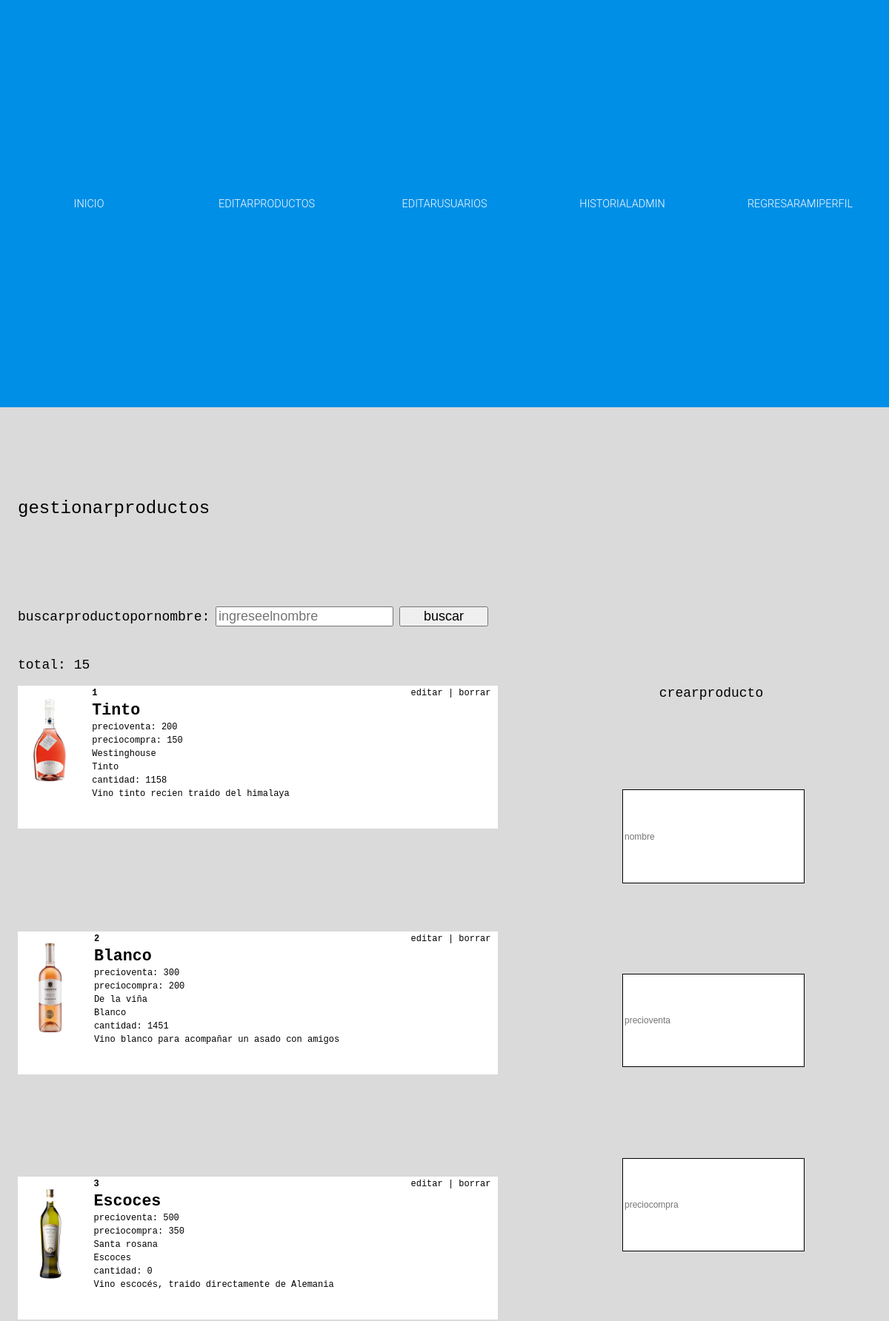
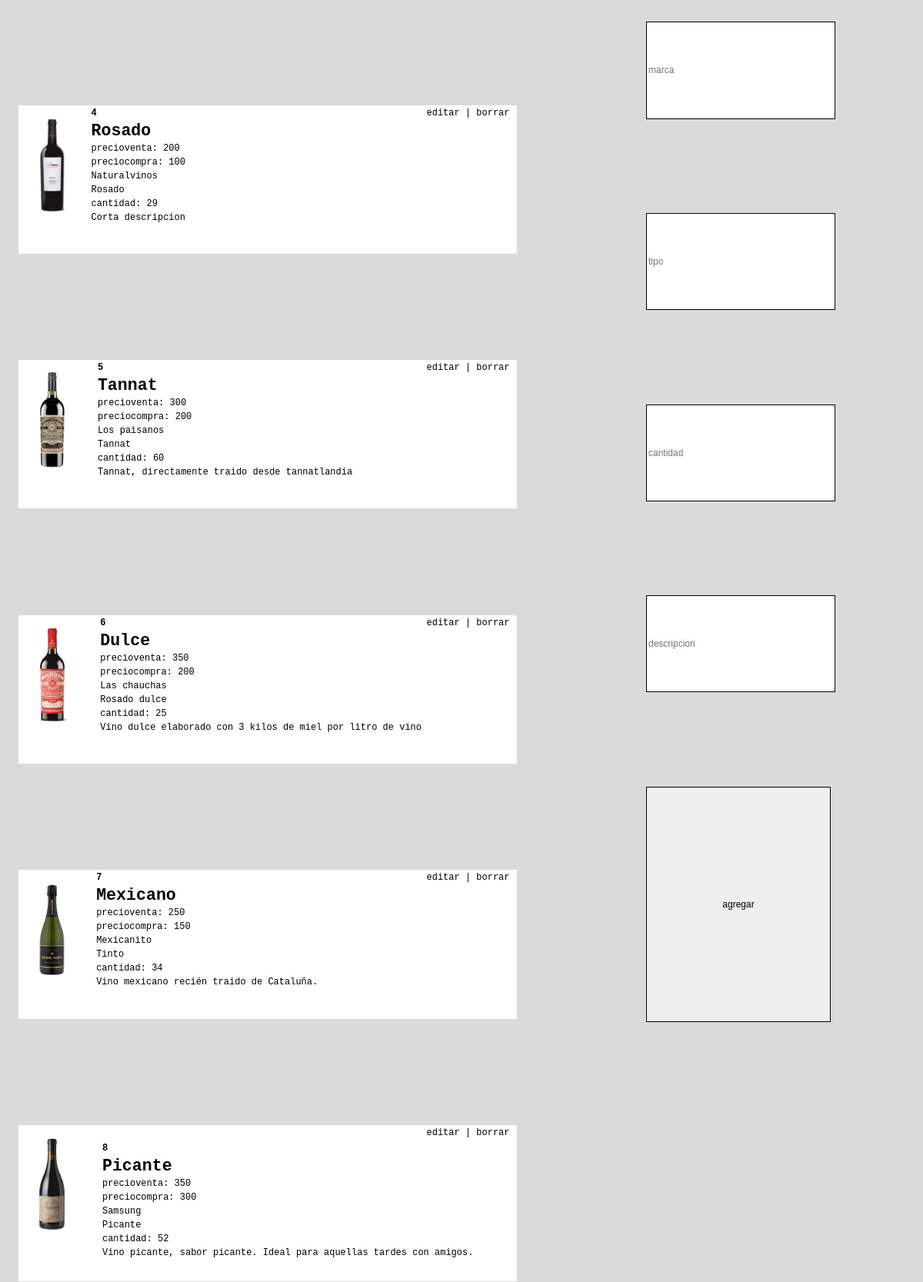
/panel/producto (signed in, upper part), run on the app's committed database (2 pictures, top to bottom).
### tables this page shows
CREATE TABLE `PRODUCTOS` (
  `pid` int(11) NOT NULL,
  `nombre` varchar(60) NOT NULL,
  `precio_venta` int(7) NOT NULL,
  `precio_compra` int(7) NOT NULL,
  `marca` varchar(32) NOT NULL,
  `tipo` varchar(24) DEFAULT NULL,
  `cantidad` int(11) NOT NULL,
  `img` varchar(60) NOT NULL,
  `descrip` varchar(100) NOT NULL
);

### libs/view.php (called while the page is built, shortened)
<?php
class View
{
    public function render($nombre)
    {
        require 'views/' . $nombre . '.php';
    }
}

### controllers/Panel_Controller.php (called while the page is built, shortened)
<?php
class Panel_Controller extends controller
{
    public function producto()
    {
        $this->view->render('login/panel/editarproducto');
    }
}

### index.php (called while the page is built, shortened)
<?php
require 'libs/view.php';
$app = new App();

### traduccion/Translate.php (called while the page is built, shortened)
<?php
class Translate
{
    protected static $conf;
    public static function init($locale = null, $path = null)
    {
        self::$conf = new \stdClass;
    }
    private static function setLocale($locale = null)
    {
        isset($locale)
        ? self::$conf->locale = $locale
        : self::$conf->locale = null;
    }
    private static function setDictionary($path = null)
    {
        isset($path)
        ? self::$conf->dictionary = include $path
        : self::$conf->dictionary = null;
    }
    public static function __($phrase)
    {
        if (isset(self::$conf->locale) && isset(self::$conf->dictionary)) {
            return self::$conf->dictionary[$phrase];
        } else {
            return $phrase;
        }
    }
}

### views/login/panel/editarproducto.php (the view, shortened to what this page needs)
<?php
require_once 'traduccion/Translate.php';
require 'libs/connect.php';
if (isset($_SESSION['uid'])) {
    $records = $conn->prepare('SELECT * FROM USUARIOS WHERE uid = :id');
    $records->bindParam(':id', $_SESSION['uid']);
    $records->execute();
    $results = $records->fetch(PDO::FETCH_ASSOC);
    $user = null;
    if (count($results) > 0) {
      $user = $results;
    }
  $records = $conn->prepare('SELECT * FROM USUARIOS_Rangos WHERE rid = :id');
  $records->bindParam(':id', $user['rango']);
  $records->execute();
  $results = $records->fetch(PDO::FETCH_ASSOC);
  if (count($results) > 0) {
    $rango = $results;
  }
}
else {
    header("Location: ../login");
    echo "Acceso denegado";
    die();
}
?>
<!DOCTYPE html>
<html lang="en">
<head>
  <link rel="stylesheet" href="../public/css/login/panelproducto.css">
</head>
<body>
<nav class="noselect">
  <ul class="main-menu" id="main-menu">
    <li><a href="<?php echo constant('URL'); ?>"><?=Translate::__('inicio');?></a></li>
    <li><a href="<?php echo constant('URL'); ?>panel/producto"><?=Translate::__('editarproductos');?></a></li>
    <li><a href="<?php echo constant('URL'); ?>panel/editar"><?=Translate::__('editarusuarios');?></a></li>
    <li><a href="<?php echo constant('URL'); ?>panel/historialadmin"><?=Translate::__('historialadmin');?></a></li>
    <li><a href="<?php echo constant('URL'); ?>perfil?uid=<?php echo $_SESSION['uid'] ?>"><?=Translate::__('regresaramiperfil');?></a></li>
  </ul>
</nav>
<h1 id="gestionarh1"><?=Translate::__('gestionarproductos');?></h1>
<?php
    $records = $conn->prepare('SELECT COUNT(pid) FROM PRODUCTOS;');
    $records->execute();
    $results = $records->fetch(PDO::FETCH_ASSOC);
    $cantidad = null;
    if (count($results) > 0) {
        $cantidad = $results;
    }
    ?>
<form action="producto" method="POST">
<label for="buscar"><?=Translate::__('buscarproductopornombre');?>:</label><br>
<input name="buscar" type="text" placeholder="<?=Translate::__('ingreseelnombre');?>" id="inputnombre">
<input type="submit" value="<?=Translate::__('buscar');?>" id="inputbuscar">
</form>
<p id="total"><?=Translate::__('total');?>: <?php echo $cantidad['COUNT(pid)'] ?></p>
<section id="main">
<?php
if(isset($_POST['buscar'])){
  $buscStr = $_POST['buscar'];
  $buscStr = trim($buscStr);
  $buscStr = strtolower($buscStr);
  $data = $conn->query("SELECT * FROM PRODUCTOS WHERE nombre LIKE '%$buscStr%'");
}
else{
  $data = $conn->query("SELECT * FROM PRODUCTOS")->fetchAll();
}
  foreach ($data as $row){
    ?>
    <div class="productos">
    <img src="../<?php echo $row['img']; ?>" />
    <table class="options">
      <tr>
        <td><a href="editarproducto?pid=<?php echo $row['pid']; ?>"><?=Translate::__('editar');?></a> | <a
        href="producto?borrar=<?php echo $row['pid']; ?>" onclick="return Confirmar (this.form)"><?=Translate::__('borrar');?></a>
      </tr>
    </table>
    <table>
      <tr>
        <td class="id"><?php echo $row['pid']; ?></td></tr>
        <tr><td class="nombre"><?php echo $row['nombre']; ?></td></tr>
        <tr><td class="precio_venta"><?=Translate::__('precioventa');?>: <?php echo $row['precio_venta']; ?></td></tr>
        <tr><td class="precio_compra"><?=Translate::__('preciocompra');?>: <?php echo $row['precio_compra']; ?></td></tr>
        <tr><td class="marca"><?php echo $row['marca']; ?></td></tr>
        <tr><td class="tipo"><?php echo $row['tipo']; ?></td></tr>
        <tr><td class="cantidad"><?=Translate::__('cantidad');?>: <?php echo $row['cantidad']; ?></td></tr>
        <tr><td class="descrip"><?php echo $row['descrip']; ?></td></tr>
    </table>
    </div>
      <?php }
?>
</section>
<div class="crear">
<h1 id="crearh1"><?=Translate::__('crearproducto');?></h1>
  <form action="producto" method="POST">
    <input name="nombre" type="text" placeholder="<?=Translate::__('nombre');?>">
    <input name="precio_venta" type="text" placeholder="<?=Translate::__('precioventa');?>">
    <input name="precio_compra" type="text" placeholder="<?=Translate::__('preciocompra');?>">
    <input name="marca" type="text" placeholder="<?=Translate::__('marca');?>">
    <input name="tipo" type="text" placeholder="<?=Translate::__('tipo');?>">
    <input name="cantidad" type="text" placeholder="<?=Translate::__('cantidad');?>">
    <input name="descrip" type="text" placeholder="<?=Translate::__('descripcion');?>">
    <input type="submit" value="<?=Translate::__('agregar');?>">
  </form>
</div>
</body>
</html>

### public/css/login/panelproducto.css (style rules this page uses)
body { margin: 0; padding: 0; background: #dadada; font-family: monospace; height: 150vh; }
a { text-decoration: none; color: white; }
nav { background: #008fe7; width: 100%; height: 9vh; }
img { max-width: 100%; }
.main-menu { width: 100%; height: 9vh; display: flex; flex-direction: column; flex-wrap: nowrap; align-items: center; margin: 0; padding: 0; visibility: hidden; }
@media all and (min-width: 768px) { .main-menu { flex-direction: row; visibility: visible; } }
@media all and (min-width: 768px) { .main-menu li { background: none !important; padding: 0.5em !important; font-weight: 300 !important; text-transform: uppercase; font-size: 1.2vw !important; } }
.main-menu li { background: rgba(0, 0, 0, 0.9); width: 100%; padding: 2.3em 0; text-align: center; float: left; margin: 0; list-style: none; color: black; font-family: "Roboto", sans-serif; font-weight: 900; font-size: 3vw; }
#main { float: left; display: grid; position: relative; grid-template-columns: repeat(auto-fit, minmax(150px, 1fr)); gap: 16px; width: 60%; height: 80vh; overflow-y: scroll; }
#gestionarh1 { display: grid; grid-column: 1; margin: 2vh 2vw; height: 1em; width: 50%; font-size: 2vw; color: black; font-weight: 500; }
.productos { grid-column: 1; float: left; margin: 0 2vw; width: 90%; height: auto; background: white; margin-bottom: 2vh; }
#total { font-size: 1.5vw; margin-left: 2vw; }
form label { font-size: 1.5vw; margin-left: 2vw; }
#inputnombre { font-size: 1.5vw; }
#inputbuscar { font-size: 1.5vw; width: 10vw; margin-bottom: 2vw; }
.productos img { float: left; margin: 0.2% 0.2%; padding: 1vw; width: 5vw; height: auto; }
.productos .id { float: left; margin-left: 4%; font-size: 1vw; font-weight: 900; }
.productos .nombre { float: left; margin-left: 4%; font-size: 1.8vw; white-space: nowrap; font-weight: 900; }
.productos .precio_venta { float: left; margin-left: 4%; font-size: 1vw; white-space: nowrap; }
.productos .precio_compra { float: left; margin-left: 4%; font-size: 1vw; white-space: nowrap; }
.productos .marca { float: left; margin-left: 4%; font-size: 1vw; white-space: nowrap; }
.productos .tipo { float: left; margin-left: 4%; font-size: 1vw; white-space: nowrap; }
.productos .cantidad { float: left; margin-left: 4%; font-size: 1vw; white-space: nowrap; }
.productos .descrip { float: left; margin-left: 4%; font-size: 1vw; white-space: nowrap; }
.options { float: right; margin-right: 1%; font-size: 1vw; white-space: nowrap; }
.options a { color: black !important; }
.crear { margin: 0 auto; width: 20%; display: flex; flex-direction: column; align-items: center; }
#crearh1 { margin: 0 auto; height: 1em; font-size: 1.5vw; color: black; font-weight: 500; }
.crear form { display: block; margin: 0 auto; }
.crear input { width: 100%; height: 2vh; font-size: 1vw; margin-top: 2vh; border: 0.1vw solid black; }
.crear input[type="submit"] { width: 100%; height: 5vh; font-size: 1vw; margin-top: 2vh; }

### data on the page
productos: img (picture), pid "1", nombre "Tinto", precio_venta "200", precio_compra "150", marca "Westinghouse", tipo "Tinto", cantidad "1158", descrip "Vino tinto recien traido del himalaya"
productos: img (picture), pid "2", nombre "Blanco", precio_venta "300", precio_compra "200", marca "De la viña", tipo "Blanco", cantidad "1451", descrip "Vino blanco para acompañar un asado con amigos"
productos: img (picture), pid "3", nombre "Escoces", precio_venta "500", precio_compra "350", marca "Santa rosana", tipo "Escoces", cantidad "0", descrip "Vino escocés, traido directamente de Alemania"
productos: img (picture), pid "4", nombre "Rosado", precio_venta "200", precio_compra "100", marca "Naturalvinos", tipo "Rosado", cantidad "29", descrip "Corta descripcion"
productos: img (picture), pid "5", nombre "Tannat", precio_venta "300", precio_compra "200", marca "Los paisanos", tipo "Tannat", cantidad "60", descrip "Tannat, directamente traido desde tannatlandia"
productos: img (picture), pid "6", nombre "Dulce", precio_venta "350", precio_compra "200", marca "Las chauchas", tipo "Rosado dulce", cantidad "25", descrip "Vino dulce elaborado con 3 kilos de miel por litro de vino"
productos: img (picture), pid "7", nombre "Mexicano", precio_venta "250", precio_compra "150", marca "Mexicanito", tipo "Tinto", cantidad "34", descrip "Vino mexicano recién traido de Cataluña."
productos: img (picture), pid "8", nombre "Picante", precio_venta "350", precio_compra "300", marca "Samsung", tipo "Picante", cantidad "52", descrip "Vino picante, sabor picante. Ideal para aquellas tardes con amigos."

### other printed values
Translate::__('inicio') "INICIO"
Translate::__('editarproductos') "EDITARPRODUCTOS"
Translate::__('editarusuarios') "EDITARUSUARIOS"
Translate::__('historialadmin') "HISTORIALADMIN"
Translate::__('regresaramiperfil') "REGRESARAMIPERFIL"
Translate::__('gestionarproductos') "gestionarproductos"
Translate::__('buscarproductopornombre') "buscarproductopornombre"
Translate::__('total') "total"
$cantidad['COUNT(pid)'] "15"
Translate::__('crearproducto') "crearproducto"
